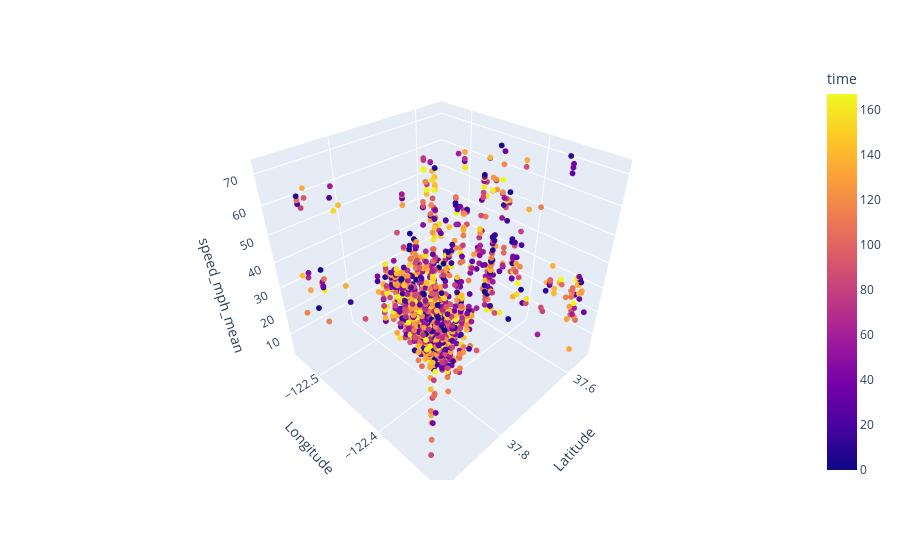

Here is the notebook cell this chart was saved with:
### Code cell
subset = df.sample(frac=0.01)
fig = px.scatter_3d(subset, x='Latitude', y='Longitude', z='speed_mph_mean', color='time')
fig.update_traces(marker={'size': 2})

### Figure 1 — Plotly figure (JSON) as saved in the notebook; plotly's stock layout.template omitted (floating-point values rounded to 4 significant figures; data arrays with more than 128 entries replaced by an {"elided": "..."} marker saying what was removed)
{"data": [{"hovertemplate": "Latitude=%{x}<br>Longitude=%{y}<br>speed_mph_mean=%{z}<br>time=%{marker.color}<extra></extra>", "legendgroup": "", "marker": {"color": {"elided": "1548 int values"}, "coloraxis": "coloraxis", "size": 2, "symbol": "circle"}, "mode": "markers", "name": "", "scene": "scene", "showlegend": false, "type": "scatter3d", "x": {"elided": "1548 float values"}, "y": {"elided": "1548 float values"}, "z": {"elided": "1548 float values"}}], "layout": {"coloraxis": {"colorbar": {"title": {"text": "time"}}, "colorscale": [[0, "#0d0887"], [0.1111, "#46039f"], [0.2222, "#7201a8"], [0.3333, "#9c179e"], [0.4444, "#bd3786"], [0.5556, "#d8576b"], [0.6667, "#ed7953"], [0.7778, "#fb9f3a"], [0.8889, "#fdca26"], [1, "#f0f921"]]}, "legend": {"tracegroupgap": 0}, "margin": {"t": 60}, "scene": {"domain": {"x": [0, 1], "y": [0, 1]}, "xaxis": {"title": {"text": "Latitude"}}, "yaxis": {"title": {"text": "Longitude"}}, "zaxis": {"title": {"text": "speed_mph_mean"}}}}}
